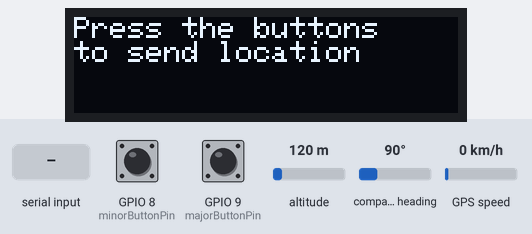
The sketch below on a simulated ESP32-S3. Parts: 128×32 one-colour display. The inputs (shaded band) are chosen by the test bench; at power-on: GPIO 8 (minorButtonPin) HIGH, GPIO 9 (majorButtonPin) HIGH, altitude 120 m, compass heading 90°, GPS speed 0 km/h. The GPS gets a fix after 3 s at 37.7749, -122.4194 with 8 satellites; the modem accepts every AT command (registered, SIM ready, sends succeed) and sends nothing else; what the sketch prints to the serial monitor is not drawn.

Above: at 2.2 s.
2.3 s: GPIO 8 (minorButtonPin) pulled LOW for 1 s
At 5.7 s:
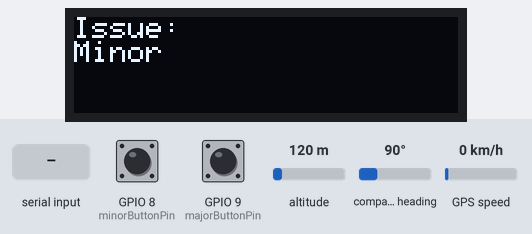
6.3 s: "AT\n" received over Serial
9.3 s: GPIO 9 (majorButtonPin) pulled LOW for 3.2 s
At 14.6 s:
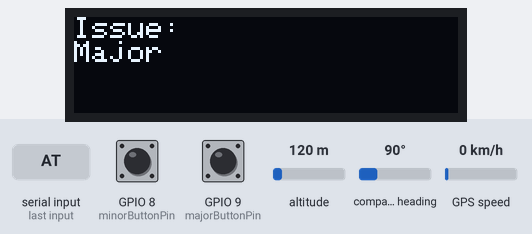
15.3 s: GPIO 8 (minorButtonPin) pulled LOW for 3.2 s
At 19.7 s:
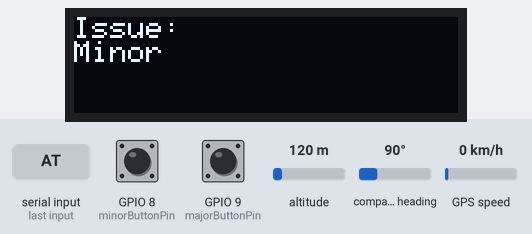
Timing chart, 0 to 21.2 s (numbered marks = the images above; inputs shaded):
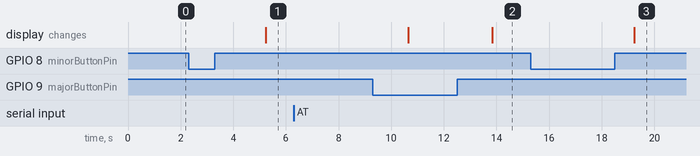

Measured:
- after the input at 2.3 s, the display: changes after 2.9 s (image 1)
- after the input at 6.3 s, every drawn part: stays the same
- after the input at 9.3 s, the display: first differs from a run without the input after 4.5 s (image 2)
- after the input at 15.3 s, the display: changes after 3.9 s (image 3)

The sketch:

rescue_watch.ino
```cpp
#include <ESP32Servo.h>
Servo myservo1, myservo2, myservo3, myservo4, myservoHead;

#include <TinyGPS++.h>
#include <SoftwareSerial.h>
#include <Wire.h>
#include <Adafruit_GFX.h>
#include <Adafruit_SSD1306.h>

SoftwareSerial GSM(6, 7);
SoftwareSerial neo(3, 4);

const int minorButtonPin = 8;
const int majorButtonPin = 9;

#define SCREEN_WIDTH 128
#define SCREEN_HEIGHT 32
#define OLED_RESET -1

Adafruit_SSD1306 display(SCREEN_WIDTH, SCREEN_HEIGHT, &Wire, OLED_RESET);

String lati = "";
String longi = "";

TinyGPSPlus gps;

void sendLocationSMS(String issueType);

void setup() {
  Serial.begin(9600);
  GSM.begin(9600);
  neo.begin(9600);

  pinMode(minorButtonPin, INPUT_PULLUP);
  pinMode(majorButtonPin, INPUT_PULLUP);

  display.begin(SSD1306_SWITCHCAPVCC, 0x3C);

  display.clearDisplay();
  display.setTextSize(1);
  display.setTextColor(SSD1306_WHITE);
  display.setCursor(0, 0);
  display.println("Press the buttons");
  display.println("to send location");
  display.display();

  delay(1000); // Wait for modules to initialize
}

void loop() {
  if (Serial.available()) {
    String command = Serial.readStringUntil('\n');

    if (command.startsWith("AT")) {
      sendLocationSMS("Manual Request");
    }
  }

  // Check if the minor issue button is pressed
  if (digitalRead(minorButtonPin) == LOW) {
    sendLocationSMS("Minor");

    GSM.println("AT+CMGF=1"); // Set SMS mode to text
    delay(100);

    // Replace with your own authorized test phone number locally.
    GSM.println("AT+CMGS=\"YOUR_PHONE_NUMBER\"");
    delay(1000);

    display.setTextSize(2);

    GSM.println("Minor");
    delay(100);

    GSM.println((char)26);
    delay(1000); // debounce delay
  }

  // Check if the major issue button is pressed
  if (digitalRead(majorButtonPin) == LOW) {
    sendLocationSMS("Major");

    GSM.println("AT+CMGF=1");
    delay(100);

    // Replace with your own authorized test phone number locally.
    GSM.println("AT+CMGS=\"YOUR_PHONE_NUMBER\"");
    delay(1000);

    display.setTextSize(2);

    GSM.println("Major");
    delay(100);

    GSM.println((char)26);
    delay(1000); // debounce delay
  }
}

void sendLocationSMS(String issueType) {

  while (!gps.location.isUpdated()) {
    while (neo.available()) {
      gps.encode(neo.read());
    }
  }

  lati = String(gps.location.lat(), 8);
  longi = String(gps.location.lng(), 8);

  String gmapLink =
      "https://www.google.com/maps?q=" + lati + "," + longi;

  GSM.println("AT+CMGF=1"); // Set SMS mode to text
  delay(100);

  // Replace with your own authorized test phone number locally.
  GSM.println("AT+CMGS=\"YOUR_PHONE_NUMBER\"");
  delay(1000);

  String message =
      "Latitude: " + lati + "\nLongitude: " + longi;

  GSM.print("Issue Type: " + issueType);
  GSM.print("\n");

  GSM.print(message);
  GSM.print("\n");

  GSM.print(gmapLink);

  GSM.write(0x1A); // End of message (CTRL+Z)
  delay(1000);

  GSM.println();

  Serial.println("Sending message:");
  Serial.println(message);

  display.clearDisplay();
  display.setTextSize(1);
  display.setTextColor(SSD1306_WHITE);
  display.setCursor(0, 0);
  display.println("Issue:");
  display.println(issueType);
  display.display();

  delay(1000);
  GSM.println();
}
```
